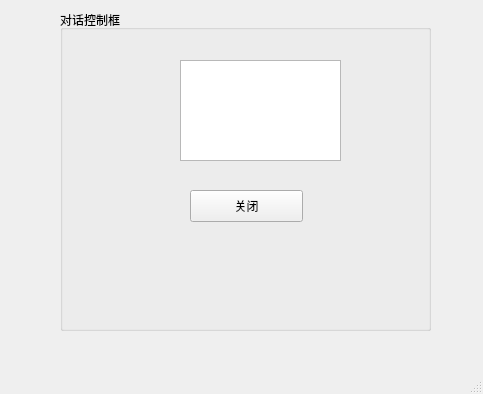
<?xml version="1.0" encoding="UTF-8"?>
<ui version="4.0">
 <class>MainWindow</class>
 <widget class="QMainWindow" name="MainWindow">
  <property name="geometry">
   <rect>
    <x>0</x>
    <y>0</y>
    <width>483</width>
    <height>394</height>
   </rect>
  </property>
  <property name="windowTitle">
   <string>调用其他ui窗口</string>
  </property>
  <widget class="QWidget" name="centralwidget">
   <widget class="QGroupBox" name="groupBox">
    <property name="geometry">
     <rect>
      <x>60</x>
      <y>10</y>
      <width>371</width>
      <height>321</height>
     </rect>
    </property>
    <property name="title">
     <string>对话控制框</string>
    </property>
    <widget class="QPushButton" name="pushButton">
     <property name="geometry">
      <rect>
       <x>130</x>
       <y>180</y>
       <width>113</width>
       <height>32</height>
      </rect>
     </property>
     <property name="text">
      <string>关闭</string>
     </property>
    </widget>
    <widget class="QTextEdit" name="textEdit">
     <property name="geometry">
      <rect>
       <x>120</x>
       <y>50</y>
       <width>161</width>
       <height>101</height>
      </rect>
     </property>
    </widget>
   </widget>
  </widget>
  <widget class="QMenuBar" name="menubar">
   <property name="geometry">
    <rect>
     <x>0</x>
     <y>0</y>
     <width>483</width>
     <height>22</height>
    </rect>
   </property>
  </widget>
  <widget class="QStatusBar" name="statusbar"/>
 </widget>
 <resources/>
 <connections/>
</ui>
